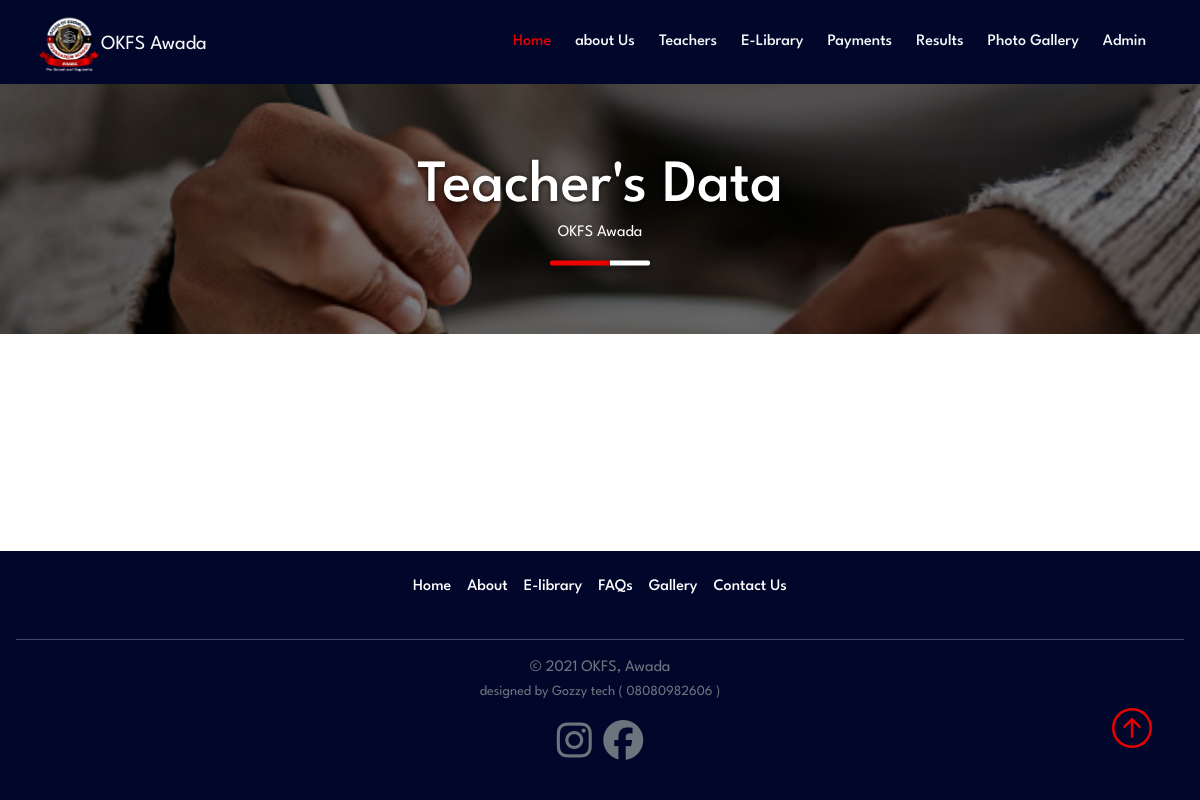
Page /TMS/ on the earlier database version.
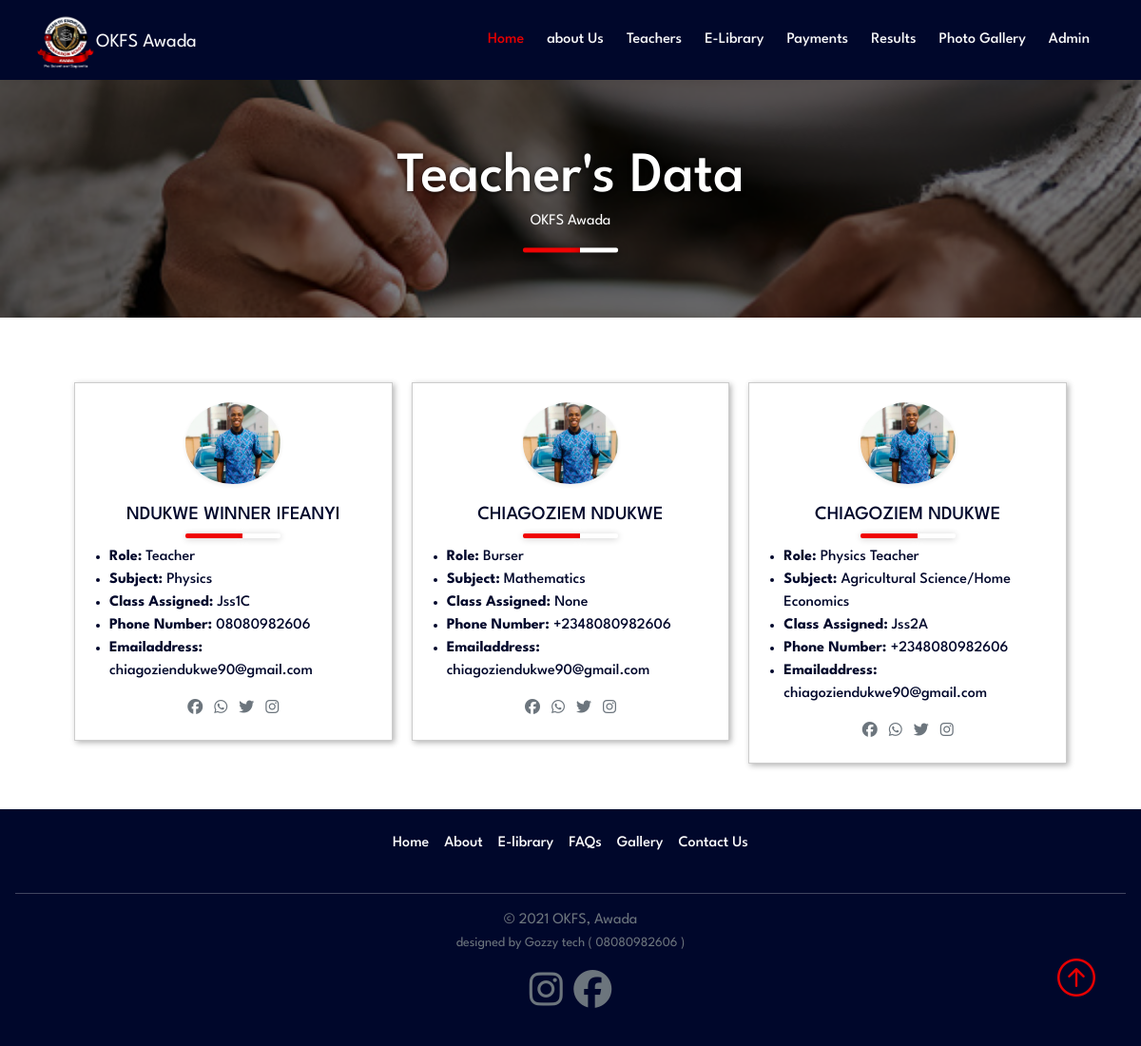
Same page on the later database version.
### TMS/models.py (models this page shows, shortened)
class Teacher(models.Model):
	Name= models.CharField(max_length= 200, blank=True)
	Phone_number= models.CharField(max_length= 200, blank=True)
	Email= models.EmailField(max_length= 200, blank=True)
	Role= models.CharField(max_length= 200, blank=True)
	Subject=models.CharField(max_length= 200, blank=True)
	Class_assigned=models.CharField(max_length= 200, blank=True)
	Facebook_link=models.CharField(max_length= 200, blank=True)
	Twitter_link=models.CharField(max_length= 200, blank=True)
	Instagram_link=models.CharField(max_length= 200, blank=True)
	Headshot=models.ImageField(upload_to='assets', blank=True)

### TMS/views.py (the view)
# urls.py: path('',teachers_view, name='teachers'),
def teachers_view(request):
	queryset= Teacher.objects.all()
	context = {
		"Teachers": queryset,
    }
	return render(request, "teachers_data.html", context)

### TMS/templates/teachers_data.html
{% extends 'base.html' %}
{% load static %}
{% block content %}
<div id="teacherscover">
  <div id="teacherswrapper">
    <div id="aboutcover-text">Teacher's Data </div>
    <div style="color: #fff;">OKFS Awada</div>
    <div class="multiplerule mt-3 d-flex justify-content-center">
      <div class="rule"></div>
      <div class="rule2"></div>
    </div>
  </div>
</div>
<div class="container text-center p-2 p-md-5 p-lg-5">
  <div class="gridcard">
    {% for teacher in Teachers %}
    <article>
      <img src="{{ teacher.Headshot.url }}" class=" rounded-circle shadow-sm" alt="...">
      <div class="text">
        <h5 style="text-transform: uppercase ;">{{ teacher.Name }}</h5>
        <div class="multiplerule my-2 d-flex justify-content-center">
          <div class="Trule"></div>
          <div class="Trule2"></div>
        </div>
        <ul class="text-start ps-3">
          <li><span class="fw-bold">Role:</span> {{ teacher.Role }}</li>
          <li><span class="fw-bold">Subject:</span> {{ teacher.Subject}}</li>
          <li><span class="fw-bold">Class Assigned:</span> {{ teacher.Class_assigned }}</li>
          <li><span class="fw-bold">Phone Number: </span> {{ teacher.Phone_number }}</li>
          <li><span class="fw-bold">Emailaddress: </span>{{ teacher.Email }} </li>
        </ul>
        <div class="icons">
          <a href="" target="_blank"><i class="fab fa-facebook text-secondary mx-1"></i></a>
          <a href="" target="_blank"><i class="fab fa-whatsapp text-secondary  mx-1"></i></a>
          <a href="" target="_blank"><i class="fab fa-twitter text-secondary mx-1"></i></a>
          <a href="" target="_blank"><i class="fab fa-instagram text-secondary mx-1"></i></a>
        </div>
      </div>
    </article>
    {% endfor %}
  </div>
</div>
{% endblock %}

Differences in the rows shown:
added Teacher: Headshot (picture), Name "NDUKWE WINNER IFEANYI", Role "Teacher", Subject "Physics", Class_assigned "Jss1C", Phone_number "08080982606", Email "chiagoziendukwe90@gmail.com"
added Teacher: Headshot (picture), Name "CHIAGOZIEM NDUKWE", Role "Burser", Subject "Mathematics", Class_assigned "None", Phone_number "+2348080982606", Email "chiagoziendukwe90@gmail.com"
added Teacher: Headshot (picture), Name "CHIAGOZIEM NDUKWE", Role "Physics Teacher", Subject "Agricultural Science/Home Economics", Class_assigned "Jss2A", Phone_number "+2348080982606", Email "chiagoziendukwe90@gmail.com"
